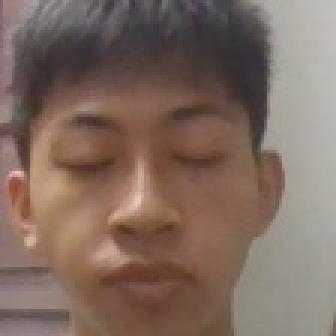
#> input picture dataset_inhouse/NV001/NV001_000_20260608_114440_332980.jpg, 112 x 112 px (shown 3 times larger)
$ python -i anti_spoofing.py   (imports and definitions only)   (older library calls are emulated)
#> lines starting #> are read from the running program, lines starting #| are printed output that depends on the picture
#> further down, picture is the input picture: shape (112, 112, 3); mean B, G, R 96, 107, 127.9
import os
import cv2
import numpy as np
import onnxruntime as ort


class LivenessDetector:
    def __init__(
        self,
        model_path="checkpoints/anti_spoofing/MiniFASNetV2.onnx",
        threshold=0.60,
        input_size=(112, 112),
        enabled=True
    ):
        self.model_path = model_path
        self.threshold = threshold
        self.input_size = input_size
        self.enabled = enabled

        self.session = None
        self.input_name = None

        if self.enabled and os.path.exists(self.model_path):
            providers = [
                "CUDAExecutionProvider",
                "CPUExecutionProvider"
            ]

            self.session = ort.InferenceSession(
                self.model_path,
                providers=providers
            )

            self.input_name = self.session.get_inputs()[0].name

            print(
                "[OK] MiniFASNet anti-spoofing loaded:",
                self.model_path
            )
            print(
                "[OK] Providers:",
                self.session.get_providers()
            )
        else:
            print(
                "[WARNING] MiniFASNet model not found. "
                "Fallback to heuristic liveness."
            )

    # [79 lines left out: functions preprocess, softmax, check_liveness_by_model, not called in this run]

    def check_liveness_by_heuristic(self, face_image):
        gray = cv2.cvtColor(
            face_image,
            cv2.COLOR_BGR2GRAY
        )
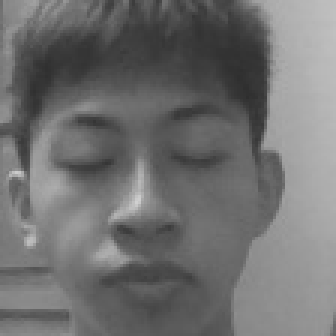
#> gray: shape (112, 112) (shown 3 times larger); min 46, max 208, mean 112

        blur_score = cv2.Laplacian(
            gray,
            cv2.CV_64F
        ).var()
#> blur_score = 120.4

        hsv = cv2.cvtColor(
            face_image,
            cv2.COLOR_BGR2HSV
        )
#> hsv: shape (112, 112, 3); mean H, S, V 32, 65.8, 128

        v_channel = hsv[:, :, 2]
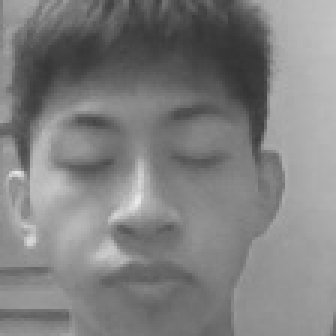
#> v_channel: shape (112, 112) (shown 3 times larger); min 50, max 235, mean 128

        _, max_val, _, _ = cv2.minMaxLoc(
            v_channel
        )
#> max_val = 235

        hist_v = cv2.calcHist(
            [v_channel],
            [0],
            None,
            [256],
            [0, 256]
        )
#> hist_v = 256 values, max 173 at index 151, min 0 at index 0, mean 49

        peak_ratio = hist_v.max() / hist_v.sum()
#> peak_ratio = 0.0138

        is_live = True
        reason = "Authentic Face"
        score = 0.90

        if blur_score < 25.0:
            is_live = False
            reason = "Low quality / blur"
            score = 0.35

        elif peak_ratio > 0.18:
            is_live = False
            reason = "Strong reflection"
            score = 0.40

        elif max_val > 252 and blur_score < 45.0:
            is_live = False
            reason = "Overexposure"
            score = 0.45

        return {
            "is_live": is_live,
            "score": float(score),
            "reason": reason,
            "blur": float(blur_score),
            "peak_ratio": float(peak_ratio)
        }

    def check_liveness(self, face_image):
        if face_image is None or face_image.size == 0:
            return {
                "is_live": False,
                "score": 0.0,
                "reason": "No face image"
            }

        if not self.enabled:
            return {
                "is_live": True,
                "score": 1.0,
                "reason": "Liveness disabled"
            }

        if self.session is not None:
            try:
                return self.check_liveness_by_model(
                    face_image
                )
            except Exception as e:
                print(
                    "[WARNING] MiniFASNet failed, "
                    f"fallback heuristic: {e}"
                )

        return self.check_liveness_by_heuristic(
            face_image
        )

>>> import cv2
>>> picture = cv2.imread('../../dataset_inhouse/NV001/NV001_000_20260608_114440_332980.jpg')
>>> result = LivenessDetector().check_liveness(picture)
#> result = {'is_live': True, 'score': 0.9, 'reason': 'Authentic Face', 'blur': 120.4, 'peak_ratio': 0.0138}

$ run again, on dataset_inhouse/NV001/NV001_001_20260608_114441_395977.jpg
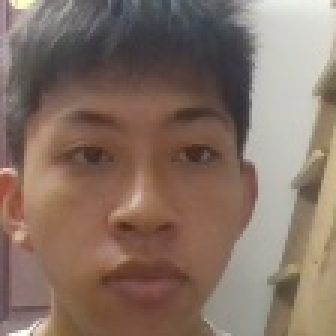
#> input picture dataset_inhouse/NV001/NV001_001_20260608_114441_395977.jpg, 112 x 112 px (shown 3 times larger)
#> picture is the input picture: shape (112, 112, 3); mean B, G, R 101.6, 113.6, 134.1
#> in check_liveness_by_heuristic, `gray = cv2.cvtColor( face_image, cv2.COLOR_BGR2GRAY )`:
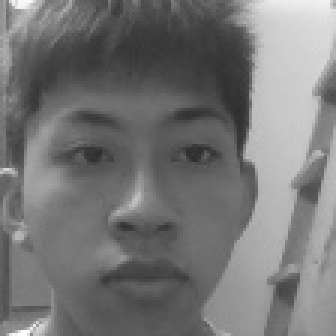
#> gray: shape (112, 112) (shown 3 times larger); min 45, max 254, mean 118.4
#> blur_score = 345.8
#> hsv: shape (112, 112, 3); mean H, S, V 32.5, 66.9, 134.7
#> in check_liveness_by_heuristic, `v_channel = hsv[:, :, 2]`:
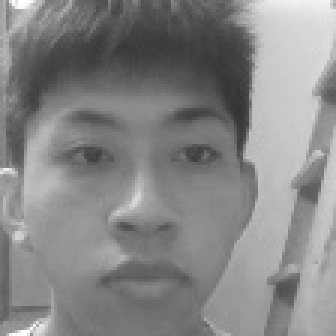
#> v_channel: shape (112, 112) (shown 3 times larger); min 50, max 255, mean 134.7
#> max_val = 255
#> hist_v = 256 values, max 190 at index 136, min 0 at index 0, mean 49
#> peak_ratio = 0.0151
#> result = {'is_live': True, 'score': 0.9, 'reason': 'Authentic Face', 'blur': 345.8, 'peak_ratio': 0.0151}

$ run again, on dataset_inhouse/NV001/NV001_002_20260608_114442_481750.jpg
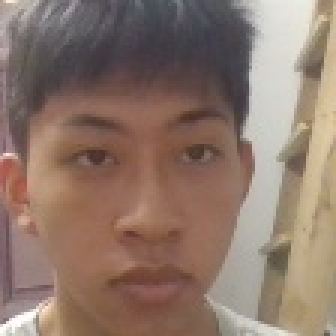
#> input picture dataset_inhouse/NV001/NV001_002_20260608_114442_481750.jpg, 112 x 112 px (shown 3 times larger)
#> picture is the input picture: shape (112, 112, 3); mean B, G, R 107.2, 119.6, 142.1
#> in check_liveness_by_heuristic, `gray = cv2.cvtColor( face_image, cv2.COLOR_BGR2GRAY )`:
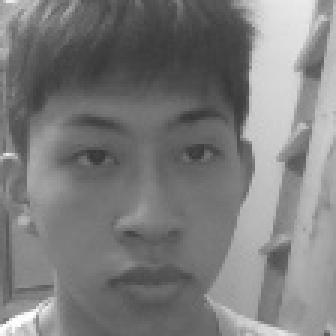
#> gray: shape (112, 112) (shown 3 times larger); min 56, max 254, mean 124.9
#> blur_score = 387
#> hsv: shape (112, 112, 3); mean H, S, V 37.3, 65.7, 142.5
#> in check_liveness_by_heuristic, `v_channel = hsv[:, :, 2]`:
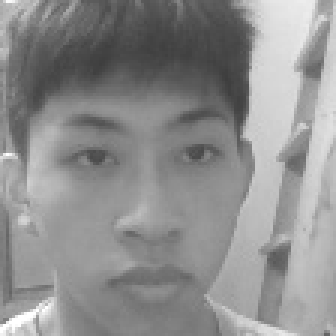
#> v_channel: shape (112, 112) (shown 3 times larger); min 61, max 255, mean 142.5
#> max_val = 255
#> hist_v = 256 values, max 187 at index 153, min 0 at index 0, mean 49
#> peak_ratio = 0.0149
#> result = {'is_live': True, 'score': 0.9, 'reason': 'Authentic Face', 'blur': 387, 'peak_ratio': 0.0149}
